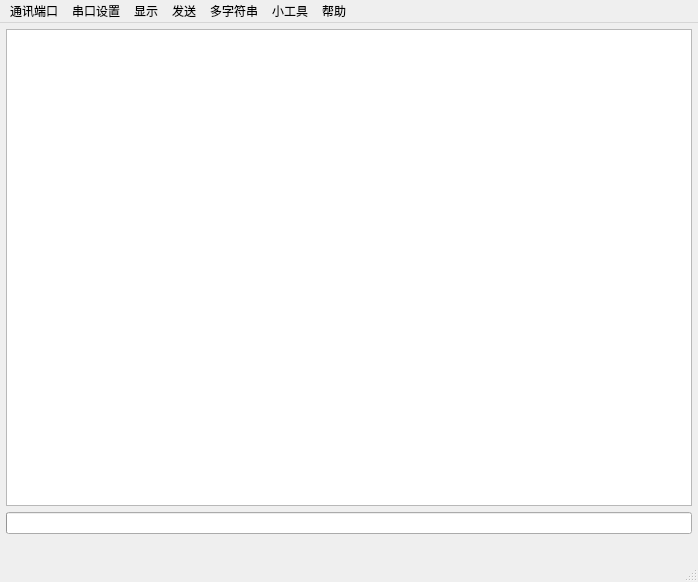
<?xml version="1.0" encoding="UTF-8"?>
<ui version="4.0">
 <class>MainWindow</class>
 <widget class="QMainWindow" name="MainWindow">
  <property name="geometry">
   <rect>
    <x>0</x>
    <y>0</y>
    <width>698</width>
    <height>582</height>
   </rect>
  </property>
  <property name="sizePolicy">
   <sizepolicy hsizetype="Preferred" vsizetype="Preferred">
    <horstretch>0</horstretch>
    <verstretch>0</verstretch>
   </sizepolicy>
  </property>
  <property name="windowTitle">
   <string>sscom</string>
  </property>
  <property name="windowIcon">
   <iconset resource="qt_zh_CN.qrc">
    <normaloff>:/1/R.png</normaloff>:/1/R.png</iconset>
  </property>
  <widget class="QWidget" name="centralwidget">
   <layout class="QGridLayout" name="gridLayout">
    <property name="sizeConstraint">
     <enum>QLayout::SetMaximumSize</enum>
    </property>
    <property name="leftMargin">
     <number>6</number>
    </property>
    <property name="topMargin">
     <number>6</number>
    </property>
    <property name="rightMargin">
     <number>6</number>
    </property>
    <property name="bottomMargin">
     <number>6</number>
    </property>
    <item row="0" column="0">
     <layout class="QVBoxLayout" name="verticalLayout_4" stretch="100,1">
      <property name="sizeConstraint">
       <enum>QLayout::SetNoConstraint</enum>
      </property>
      <item>
       <widget class="QTextEdit" name="textEdit"/>
      </item>
      <item>
       <layout class="QVBoxLayout" name="verticalLayout_3">
        <property name="spacing">
         <number>0</number>
        </property>
        <property name="sizeConstraint">
         <enum>QLayout::SetFixedSize</enum>
        </property>
        <item>
         <widget class="QProgressBar" name="progressBar">
          <property name="enabled">
           <bool>true</bool>
          </property>
          <property name="value">
           <number>0</number>
          </property>
          <property name="textVisible">
           <bool>false</bool>
          </property>
         </widget>
        </item>
        <item>
         <layout class="QHBoxLayout" name="horizontalLayout_3">
          <property name="sizeConstraint">
           <enum>QLayout::SetFixedSize</enum>
          </property>
          <item>
           <layout class="QVBoxLayout" name="verticalLayout_2" stretch="1,8">
            <property name="spacing">
             <number>0</number>
            </property>
            <property name="sizeConstraint">
             <enum>QLayout::SetDefaultConstraint</enum>
            </property>
            <item>
             <widget class="Mid" name="widget_5" native="true"/>
            </item>
            <item>
             <layout class="QHBoxLayout" name="horizontalLayout_2" stretch="1,4">
              <property name="spacing">
               <number>0</number>
              </property>
              <property name="sizeConstraint">
               <enum>QLayout::SetFixedSize</enum>
              </property>
              <item>
               <widget class="Southwest" name="widget_4" native="true"/>
              </item>
              <item>
               <layout class="QVBoxLayout" name="verticalLayout" stretch="2,3">
                <property name="spacing">
                 <number>0</number>
                </property>
                <property name="sizeConstraint">
                 <enum>QLayout::SetFixedSize</enum>
                </property>
                <item>
                 <layout class="QHBoxLayout" name="horizontalLayout" stretch="0,0">
                  <property name="spacing">
                   <number>0</number>
                  </property>
                  <property name="sizeConstraint">
                   <enum>QLayout::SetDefaultConstraint</enum>
                  </property>
                  <item>
                   <widget class="Southeast" name="widget" native="true">
                    <property name="sizePolicy">
                     <sizepolicy hsizetype="Preferred" vsizetype="Preferred">
                      <horstretch>0</horstretch>
                      <verstretch>0</verstretch>
                     </sizepolicy>
                    </property>
                   </widget>
                  </item>
                  <item>
                   <widget class="Southeast1" name="widget_2" native="true">
                    <property name="sizePolicy">
                     <sizepolicy hsizetype="Preferred" vsizetype="Preferred">
                      <horstretch>0</horstretch>
                      <verstretch>0</verstretch>
                     </sizepolicy>
                    </property>
                   </widget>
                  </item>
                 </layout>
                </item>
                <item>
                 <widget class="Southeast2" name="widget_3" native="true">
                  <property name="sizePolicy">
                   <sizepolicy hsizetype="Preferred" vsizetype="Preferred">
                    <horstretch>0</horstretch>
                    <verstretch>0</verstretch>
                   </sizepolicy>
                  </property>
                 </widget>
                </item>
               </layout>
              </item>
             </layout>
            </item>
           </layout>
          </item>
          <item>
           <spacer name="horizontalSpacer">
            <property name="orientation">
             <enum>Qt::Horizontal</enum>
            </property>
            <property name="sizeHint" stdset="0">
             <size>
              <width>40</width>
              <height>20</height>
             </size>
            </property>
           </spacer>
          </item>
         </layout>
        </item>
       </layout>
      </item>
     </layout>
    </item>
   </layout>
  </widget>
  <widget class="QStatusBar" name="statusbar"/>
  <widget class="QMenuBar" name="menubar">
   <property name="geometry">
    <rect>
     <x>0</x>
     <y>0</y>
     <width>698</width>
     <height>23</height>
    </rect>
   </property>
   <widget class="QMenu" name="menu">
    <property name="title">
     <string>通讯端口</string>
    </property>
   </widget>
   <widget class="QMenu" name="menu_2">
    <property name="title">
     <string>串口设置</string>
    </property>
   </widget>
   <widget class="QMenu" name="menu_3">
    <property name="title">
     <string>显示</string>
    </property>
   </widget>
   <widget class="QMenu" name="menu_4">
    <property name="title">
     <string>发送</string>
    </property>
   </widget>
   <widget class="QMenu" name="menu_5">
    <property name="title">
     <string>多字符串</string>
    </property>
   </widget>
   <widget class="QMenu" name="menu_6">
    <property name="title">
     <string>小工具</string>
    </property>
   </widget>
   <widget class="QMenu" name="menu_7">
    <property name="title">
     <string>帮助</string>
    </property>
   </widget>
   <addaction name="menu"/>
   <addaction name="menu_2"/>
   <addaction name="menu_3"/>
   <addaction name="menu_4"/>
   <addaction name="menu_5"/>
   <addaction name="menu_6"/>
   <addaction name="menu_7"/>
  </widget>
 </widget>
 <customwidgets>
  <customwidget>
   <class>Southwest</class>
   <extends>QWidget</extends>
   <header>southwest.h</header>
   <container>1</container>
  </customwidget>
  <customwidget>
   <class>Southeast</class>
   <extends>QWidget</extends>
   <header>southeast.h</header>
   <container>1</container>
  </customwidget>
  <customwidget>
   <class>Southeast1</class>
   <extends>QWidget</extends>
   <header>southeast1.h</header>
   <container>1</container>
  </customwidget>
  <customwidget>
   <class>Mid</class>
   <extends>QWidget</extends>
   <header>mid.h</header>
   <container>1</container>
  </customwidget>
  <customwidget>
   <class>Southeast2</class>
   <extends>QWidget</extends>
   <header>southeast2.h</header>
   <container>1</container>
  </customwidget>
 </customwidgets>
 <resources>
  <include location="qt_zh_CN.qrc"/>
 </resources>
 <connections/>
</ui>
